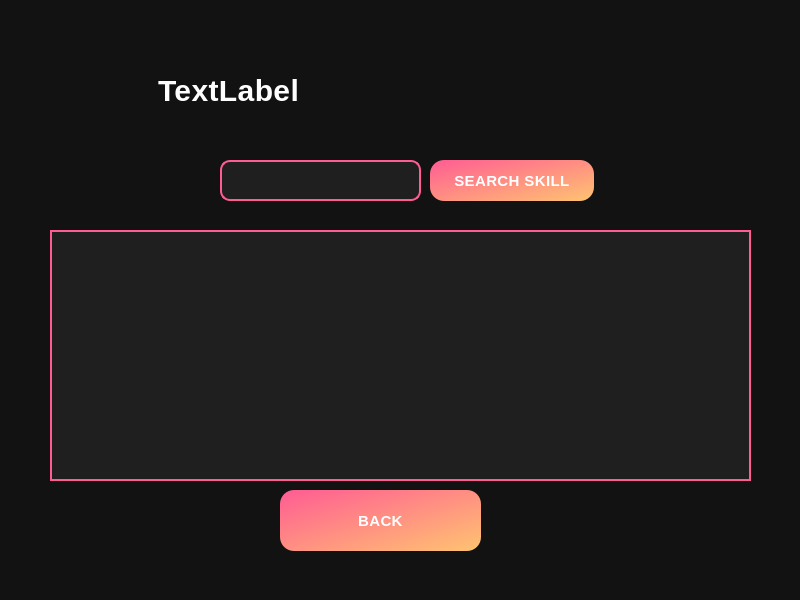
<?xml version="1.0" encoding="UTF-8"?>
<ui version="4.0">
 <class>Recruitermenu</class>
 <widget class="QMainWindow" name="Recruitermenu">
  <property name="geometry">
   <rect>
    <x>0</x>
    <y>0</y>
    <width>800</width>
    <height>600</height>
   </rect>
  </property>
  <property name="windowTitle">
   <string>MainWindow</string>
  </property>
  <property name="styleSheet">
   <string notr="true">/* Main Window Background */
QWidget {
    background-color: #121212;
    color: #e0e0e0;
    font-family: 'Poppins', 'Segoe UI', sans-serif;
    font-size: 15px;
    letter-spacing: 0.4px;
    padding: 10px;
}

/* Labels */
QLabel {
    font-size: 17px;
    color: #ffffff;
    font-weight: 500;
}

/* Buttons */
QPushButton {
    background: qlineargradient(x1:0, y1:0, x2:1, y2:1, stop:0 #ff5c93, stop:1 #ffc371);
    border: none;
    border-radius: 14px;
    color: white;
    font-size: 15px;
    font-weight: bold;
    padding: 10px 22px;
    min-width: 120px;
}

QPushButton:hover {
    background: qlineargradient(x1:0, y1:0, x2:1, y2:1, stop:0 #ffc371, stop:1 #ff5c93);

}

QPushButton:pressed {
    background: qlineargradient(x1:0, y1:0, x2:1, y2:1, stop:0 #e34e82, stop:1 #ff9f57);

}

/* ComboBox */
QComboBox {
    background-color: #1f1f1f;
    border: 2px solid #ff5c93;
    border-radius: 10px;
    color: white;
    padding: 6px 12px;
    font-size: 14px;
}

QComboBox::drop-down {
    subcontrol-origin: padding;
    subcontrol-position: top right;
    width: 18px;
    background-color: #ff5c93;
    border-top-right-radius: 10px;
    border-bottom-right-radius: 10px;
}

QComboBox QAbstractItemView {
    background-color: #1f1f1f;
    color: #ffffff;
    selection-background-color: #ff5c93;
    border-radius: 8px;
}

/* LineEdit */
QLineEdit {
    background-color: #1f1f1f;
    border: 2px solid #ff5c93;
    border-radius: 10px;
    color: white;
    font-size: 14px;
    padding: 8px 12px;
}

/* Checkboxes */
QCheckBox {
    color: #ffffff;
    font-size: 14px;
}

QCheckBox::indicator {
    width: 18px;
    height: 18px;
    border: 2px solid #ff5c93;
    border-radius: 4px;
    background-color: transparent;

}

QCheckBox::indicator:checked {
    background-color: #ff5c93;
    border: 2px solid #ff9f57;
}

/* ScrollBar */
QScrollBar:vertical {
    background: #1f1f1f;
    width: 12px;
    margin: 4px;
    border-radius: 6px;
}

QScrollBar::handle:vertical {
    background: #ff5c93;
    border-radius: 6px;
    min-height: 20px;
}

QScrollBar::add-line, QScrollBar::sub-line {
    background: none;
}

/* Table Widget */
QTableWidget {
    background-color: #1f1f1f;
    border: 2px solid #ff5c93;
    color: #ffffff;
    font-size: 14px;
    gridline-color: #ff5c93;
}

QHeaderView::section {
    background-color: #ff5c93;
    color: white;
    padding: 6px;
    border: none;
}

/* Tooltips */
QToolTip {
    background-color: #ff5c93;
    color: white;
    padding: 6px;
    border-radius: 8px;
}

</string>
  </property>
  <widget class="QWidget" name="centralwidget">
   <widget class="QLineEdit" name="skillInput">
    <property name="geometry">
     <rect>
      <x>220</x>
      <y>140</y>
      <width>201</width>
      <height>41</height>
     </rect>
    </property>
   </widget>
   <widget class="QLabel" name="label">
    <property name="geometry">
     <rect>
      <x>220</x>
      <y>40</y>
      <width>301</width>
      <height>41</height>
     </rect>
    </property>
    <property name="text">
     <string/>
    </property>
   </widget>
   <widget class="QTableWidget" name="resultsTable">
    <property name="geometry">
     <rect>
      <x>50</x>
      <y>210</y>
      <width>701</width>
      <height>251</height>
     </rect>
    </property>
    <property name="styleSheet">
     <string notr="true"/>
    </property>
   </widget>
   <widget class="QPushButton" name="searchButton">
    <property name="geometry">
     <rect>
      <x>430</x>
      <y>140</y>
      <width>164</width>
      <height>41</height>
     </rect>
    </property>
    <property name="text">
     <string>SEARCH SKILL</string>
    </property>
   </widget>
   <widget class="QLabel" name="label_companyName">
    <property name="geometry">
     <rect>
      <x>140</x>
      <y>30</y>
      <width>501</width>
      <height>81</height>
     </rect>
    </property>
    <property name="styleSheet">
     <string notr="true">QLabel {
    qproperty-alignment: 'AlignCenter'; /* Center-aligns the text */
f;
    font-size: 30px;
}
</string>
    </property>
    <property name="text">
     <string>TextLabel</string>
    </property>
   </widget>
   <widget class="QPushButton" name="back">
    <property name="geometry">
     <rect>
      <x>280</x>
      <y>470</y>
      <width>201</width>
      <height>61</height>
     </rect>
    </property>
    <property name="text">
     <string>BACK</string>
    </property>
   </widget>
  </widget>
  <widget class="QMenuBar" name="menubar">
   <property name="geometry">
    <rect>
     <x>0</x>
     <y>0</y>
     <width>800</width>
     <height>45</height>
    </rect>
   </property>
  </widget>
  <widget class="QStatusBar" name="statusbar"/>
 </widget>
 <resources/>
 <connections/>
</ui>
